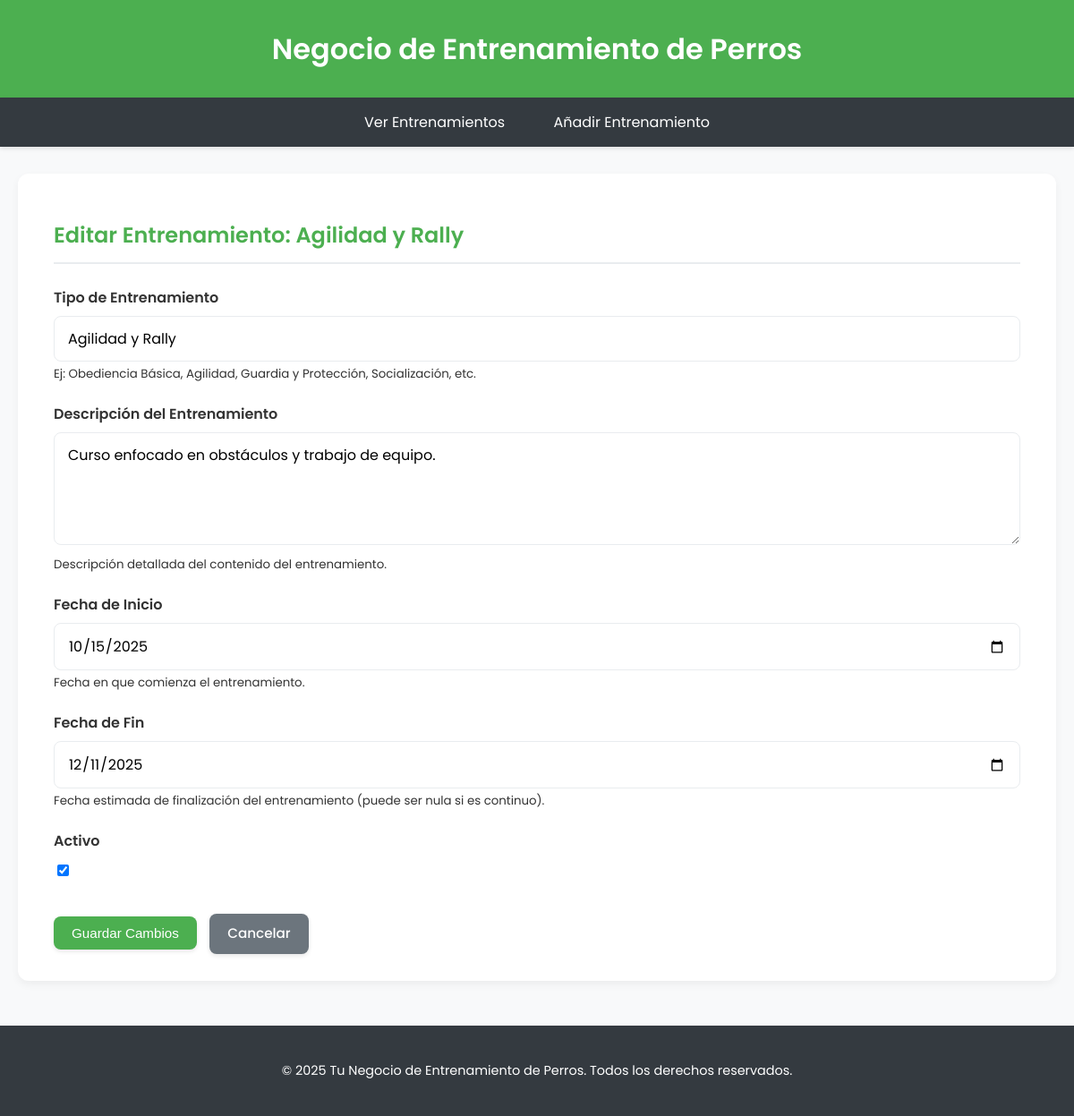
Page /2/editar/ on the committed database.
### app_entrenamientos/models.py (models this page shows, shortened)
class Entrenamiento(models.Model):
    tipo_entrenamiento = models.CharField(
        max_length=100,
        help_text="Ej: Obediencia Básica, Agilidad, Guardia y Protección, Socialización, etc."
    )
    descripcion = models.TextField(
        blank=True,
        null=True,
        help_text="Descripción detallada del contenido del entrenamiento."
    )
    fecha_inicio = models.DateField(
        help_text="Fecha en que comienza el entrenamiento."
    )
    fecha_fin = models.DateField(
        blank=True,
        null=True,
        help_text="Fecha estimada de finalización del entrenamiento (puede ser nula si es continuo)."
    )
    activo = models.BooleanField(default=True)
    fecha_creacion = models.DateTimeField(auto_now_add=True)
    fecha_actualizacion = models.DateTimeField(auto_now=True)
    class Meta:
        verbose_name = "Entrenamiento de Perro"
        verbose_name_plural = "Entrenamientos de Perros"
        ordering = ['fecha_inicio', 'tipo_entrenamiento']

### app_entrenamientos/views.py (the view)
# urls.py: path('<int:pk>/editar/', EditarEntrenamiento.as_view(), name='editar_entrenamiento'),
class EditarEntrenamiento(UpdateView):
    model = Entrenamiento
    form_class = EntrenamientoForm
    template_name = 'app_entrenamientos/entrenamiento_formulario.html'
    success_url = reverse_lazy('app_entrenamientos:lista_entrenamientos')

### app_entrenamientos/forms.py
class EntrenamientoForm(forms.ModelForm):
    class Meta:
        model = Entrenamiento
        fields = ['tipo_entrenamiento', 'descripcion', 'fecha_inicio', 'fecha_fin', 'activo']
        widgets = {
            'fecha_inicio': forms.DateInput(attrs={'type': 'date', 'class': 'form-control'}),
            'fecha_fin': forms.DateInput(attrs={'type': 'date', 'class': 'form-control'}),
            'descripcion': forms.Textarea(attrs={'rows': 4, 'class': 'form-control'}),
            'tipo_entrenamiento': forms.TextInput(attrs={'class': 'form-control'}),
            'activo': forms.CheckboxInput(attrs={'class': 'form-check-input'})
        }
        labels = {
            'tipo_entrenamiento': 'Tipo de Entrenamiento',
            'descripcion': 'Descripción del Entrenamiento',
            'fecha_inicio': 'Fecha de Inicio',
            'fecha_fin': 'Fecha de Fin',
            'activo': 'Activo',
        }

### app_entrenamientos/templates/app_entrenamientos/entrenamiento_formulario.html (shortened to what this page needs)
<!DOCTYPE html>
<html lang="es">
<head>
</head>
<body>
    <header>
        <h1>Negocio de Entrenamiento de Perros</h1>
    </header>
    <nav>
        <ul>
            <li><a href="{% url 'app_entrenamientos:lista_entrenamientos' %}">Ver Entrenamientos</a></li>
            <li><a href="{% url 'app_entrenamientos:crear_entrenamiento' %}">Añadir Entrenamiento</a></li>
        </ul>
    </nav>
    <div class="container">
        <h2>{% if form.instance.pk %}Editar Entrenamiento: {{ form.instance.tipo_entrenamiento }}{% else %}Añadir Nuevo Entrenamiento{% endif %}</h2>
        <form method="post">
            {% for field in form %}
                <div class="form-group">
                    <label for="{{ field.id_for_label }}">{{ field.label }}</label>
                    {{ field }}
                    {% if field.help_text %}
                        <small class="form-text text-muted">{{ field.help_text }}</small>
                    {% endif %}
                </div>
            {% endfor %}
            <button type="submit" class="btn btn-primary">
                {% if form.instance.pk %}Guardar Cambios{% else %}Crear Entrenamiento{% endif %}
            </button>
            <a href="{% url 'app_entrenamientos:lista_entrenamientos' %}" class="btn btn-secondary">Cancelar</a>
        </form>
    </div>
    <footer>
        <p>&copy; {% now "Y" %} Tu Negocio de Entrenamiento de Perros. Todos los derechos reservados.</p>
    </footer>
</body>
</html>

### app_entrenamientos/templates/app_entrenamientos/entrenamiento_formulario.html (style rules this page uses)
:root { --primary-color: #4CAF50; --secondary-color: #007bff; --danger-color: #dc3545; --warning-color: #ffc107; --info-color: #17a2b8; --text-color: #333; --background-light: #f8f9fa; --background-dark: #343a40; --border-color: #e9ecef; --card-bg: white; --shadow: 0 4px 10px rgba(0,0,0,0.05); }
body { font-family: 'Poppins', sans-serif; margin: 0; padding: 0; background-color: var(--background-light); color: var(--text-color); line-height: 1.6; }
header { background-color: var(--primary-color); color: white; padding: 1.8em 0; text-align: center; box-shadow: var(--shadow); }
h1 { margin: 0; font-weight: 600; }
nav ul { list-style-type: none; padding: 0; text-align: center; background-color: var(--background-dark); margin: 0; box-shadow: 0 2px 5px rgba(0,0,0,0.1); }
nav ul li { display: inline-block; margin: 0; }
nav ul li a { color: white; text-decoration: none; padding: 15px 25px; display: block; transition: background-color 0.3s ease, transform 0.2s ease; font-weight: 400; }
.container { width: 90%; max-width: 1100px; margin: 30px auto; background-color: var(--card-bg); padding: 30px 40px; box-shadow: var(--shadow); border-radius: 12px; overflow-x: auto; }
footer { text-align: center; padding: 25px; background-color: var(--background-dark); color: white; margin-top: 50px; font-size: 0.9em; }
h2, h3 { color: var(--primary-color); border-bottom: 2px solid var(--border-color); padding-bottom: 10px; margin-bottom: 25px; font-weight: 600; }
.btn { display: inline-block; padding: 10px 20px; border-radius: 8px; text-decoration: none; margin-top: 15px; margin-right: 10px; transition: background-color 0.3s ease, transform 0.2s ease, box-shadow 0.3s ease; border: none; cursor: pointer; font-weight: 500; font-size: 0.95em; box-shadow: 0 2px 5px rgba(0,0,0,0.1); }
.btn-primary { background-color: var(--primary-color); color: white; }
.btn-secondary { background-color: #6c757d; color: white; }
.form-group { margin-bottom: 20px; }
.form-group label { display: block; margin-bottom: 8px; font-weight: 600; color: var(--text-color); }
.form-control { width: 100%; padding: 12px 15px; border: 1px solid var(--border-color); border-radius: 8px; box-sizing: border-box; font-family: 'Poppins', sans-serif; font-size: 1em; transition: border-color 0.3s ease, box-shadow 0.3s ease; }

### rows in the picture
Entrenamiento: instance.tipo_entrenamiento "Agilidad y Rally", form "Agilidad y Rally" "Curso enfocado en obstáculos y trabajo de equipo." "10/15/2025" "12/11/2025" "☑"

### other values in the picture
{{ field.label }} "Tipo de Entrenamiento" "Descripción del Entrenamiento" "Fecha de Inicio" "Fecha de Fin" "Activo"
{{ field.help_text }} "Ej: Obediencia Básica, Agilidad, Guardia y Protección, Socialización, etc." "Descripción detallada del contenido del entrenamiento." "Fecha en que comienza el entrenamiento." "Fecha estimada de finalización del entrenamiento (puede ser nula si es continuo)."
